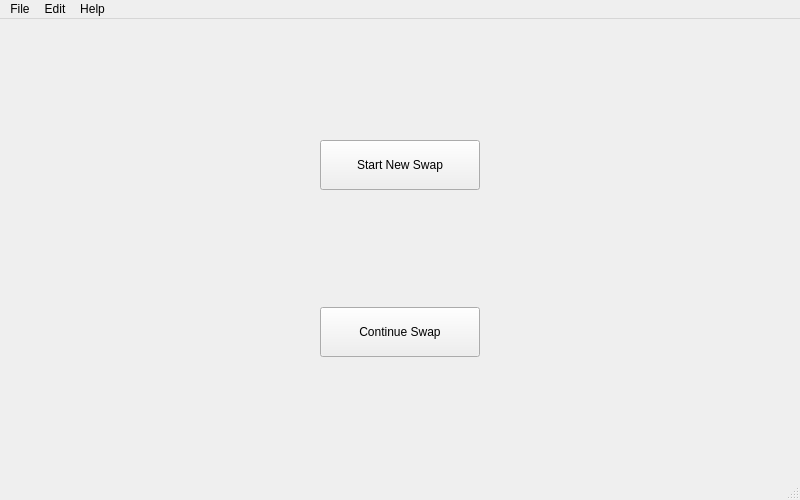
<?xml version="1.0" encoding="UTF-8"?>
<ui version="4.0">
 <class>StartWindow</class>
 <widget class="QMainWindow" name="StartWindow">
  <property name="windowModality">
   <enum>Qt::WindowModal</enum>
  </property>
  <property name="geometry">
   <rect>
    <x>0</x>
    <y>0</y>
    <width>800</width>
    <height>500</height>
   </rect>
  </property>
  <property name="sizePolicy">
   <sizepolicy hsizetype="Preferred" vsizetype="Preferred">
    <horstretch>0</horstretch>
    <verstretch>0</verstretch>
   </sizepolicy>
  </property>
  <property name="minimumSize">
   <size>
    <width>800</width>
    <height>500</height>
   </size>
  </property>
  <property name="windowTitle">
   <string>Liquid Asset Swap</string>
  </property>
  <property name="windowIcon">
   <iconset resource="resource.qrc">
    <normaloff>:/logo/icons/app-icon.png</normaloff>:/logo/icons/app-icon.png</iconset>
  </property>
  <property name="autoFillBackground">
   <bool>false</bool>
  </property>
  <widget class="QWidget" name="centralwidget">
   <property name="sizePolicy">
    <sizepolicy hsizetype="Preferred" vsizetype="Preferred">
     <horstretch>0</horstretch>
     <verstretch>0</verstretch>
    </sizepolicy>
   </property>
   <layout class="QGridLayout" name="gridLayout">
    <item row="0" column="0">
     <layout class="QHBoxLayout" name="horizontalLayout">
      <item>
       <spacer name="horizontalSpacer2">
        <property name="orientation">
         <enum>Qt::Horizontal</enum>
        </property>
        <property name="sizeHint" stdset="0">
         <size>
          <width>40</width>
          <height>20</height>
         </size>
        </property>
       </spacer>
      </item>
      <item>
       <layout class="QVBoxLayout" name="verticalLayout">
        <item>
         <spacer name="verticalSpacer1">
          <property name="orientation">
           <enum>Qt::Vertical</enum>
          </property>
          <property name="sizeHint" stdset="0">
           <size>
            <width>20</width>
            <height>40</height>
           </size>
          </property>
         </spacer>
        </item>
        <item>
         <widget class="QPushButton" name="buttonStart">
          <property name="sizePolicy">
           <sizepolicy hsizetype="Minimum" vsizetype="Minimum">
            <horstretch>0</horstretch>
            <verstretch>0</verstretch>
           </sizepolicy>
          </property>
          <property name="minimumSize">
           <size>
            <width>160</width>
            <height>50</height>
           </size>
          </property>
          <property name="toolTip">
           <string/>
          </property>
          <property name="statusTip">
           <string>Start a swap.</string>
          </property>
          <property name="text">
           <string>Start New Swap</string>
          </property>
         </widget>
        </item>
        <item>
         <spacer name="verticalSpacer3">
          <property name="orientation">
           <enum>Qt::Vertical</enum>
          </property>
          <property name="sizeHint" stdset="0">
           <size>
            <width>20</width>
            <height>40</height>
           </size>
          </property>
         </spacer>
        </item>
        <item>
         <widget class="QPushButton" name="buttonContinue">
          <property name="sizePolicy">
           <sizepolicy hsizetype="Minimum" vsizetype="Minimum">
            <horstretch>0</horstretch>
            <verstretch>0</verstretch>
           </sizepolicy>
          </property>
          <property name="minimumSize">
           <size>
            <width>160</width>
            <height>50</height>
           </size>
          </property>
          <property name="statusTip">
           <string>Analyze and accept a swap proposal.</string>
          </property>
          <property name="text">
           <string>Continue Swap</string>
          </property>
         </widget>
        </item>
        <item>
         <spacer name="verticalSpacer2">
          <property name="orientation">
           <enum>Qt::Vertical</enum>
          </property>
          <property name="sizeHint" stdset="0">
           <size>
            <width>20</width>
            <height>40</height>
           </size>
          </property>
         </spacer>
        </item>
       </layout>
      </item>
      <item>
       <spacer name="horizontalSpacer1">
        <property name="orientation">
         <enum>Qt::Horizontal</enum>
        </property>
        <property name="sizeType">
         <enum>QSizePolicy::Expanding</enum>
        </property>
        <property name="sizeHint" stdset="0">
         <size>
          <width>40</width>
          <height>20</height>
         </size>
        </property>
       </spacer>
      </item>
     </layout>
    </item>
   </layout>
  </widget>
  <widget class="QStatusBar" name="statusbar"/>
  <widget class="QMenuBar" name="menuBar">
   <property name="geometry">
    <rect>
     <x>0</x>
     <y>0</y>
     <width>800</width>
     <height>22</height>
    </rect>
   </property>
   <widget class="QMenu" name="menuFile">
    <property name="title">
     <string>File</string>
    </property>
    <addaction name="actionNew"/>
    <addaction name="separator"/>
    <addaction name="actionExit"/>
   </widget>
   <widget class="QMenu" name="menuHelp">
    <property name="title">
     <string>Help</string>
    </property>
    <addaction name="actionAbout"/>
   </widget>
   <widget class="QMenu" name="menuConfiguration">
    <property name="statusTip">
     <string/>
    </property>
    <property name="title">
     <string>Edit</string>
    </property>
    <widget class="QMenu" name="menuAuthentication">
     <property name="title">
      <string>Authentication</string>
     </property>
     <addaction name="actionConf"/>
     <addaction name="actionURL"/>
    </widget>
    <addaction name="menuAuthentication"/>
   </widget>
   <addaction name="menuFile"/>
   <addaction name="menuConfiguration"/>
   <addaction name="menuHelp"/>
  </widget>
  <action name="actionNew">
   <property name="enabled">
    <bool>false</bool>
   </property>
   <property name="text">
    <string>Start Over</string>
   </property>
   <property name="shortcut">
    <string>Ctrl+N</string>
   </property>
  </action>
  <action name="actionExit">
   <property name="text">
    <string>Exit</string>
   </property>
   <property name="shortcut">
    <string>Ctrl+Q</string>
   </property>
  </action>
  <action name="actionAbout">
   <property name="text">
    <string>About</string>
   </property>
   <property name="shortcut">
    <string>Ctrl+H</string>
   </property>
  </action>
  <action name="actionConf">
   <property name="text">
    <string>Specify liquid.conf…</string>
   </property>
   <property name="shortcut">
    <string>Ctrl+Shift+C</string>
   </property>
  </action>
  <action name="actionURL">
   <property name="text">
    <string>Liquid node URL…</string>
   </property>
   <property name="shortcut">
    <string>Ctrl+Shift+U</string>
   </property>
  </action>
 </widget>
 <resources>
  <include location="resource.qrc"/>
 </resources>
 <connections/>
</ui>
